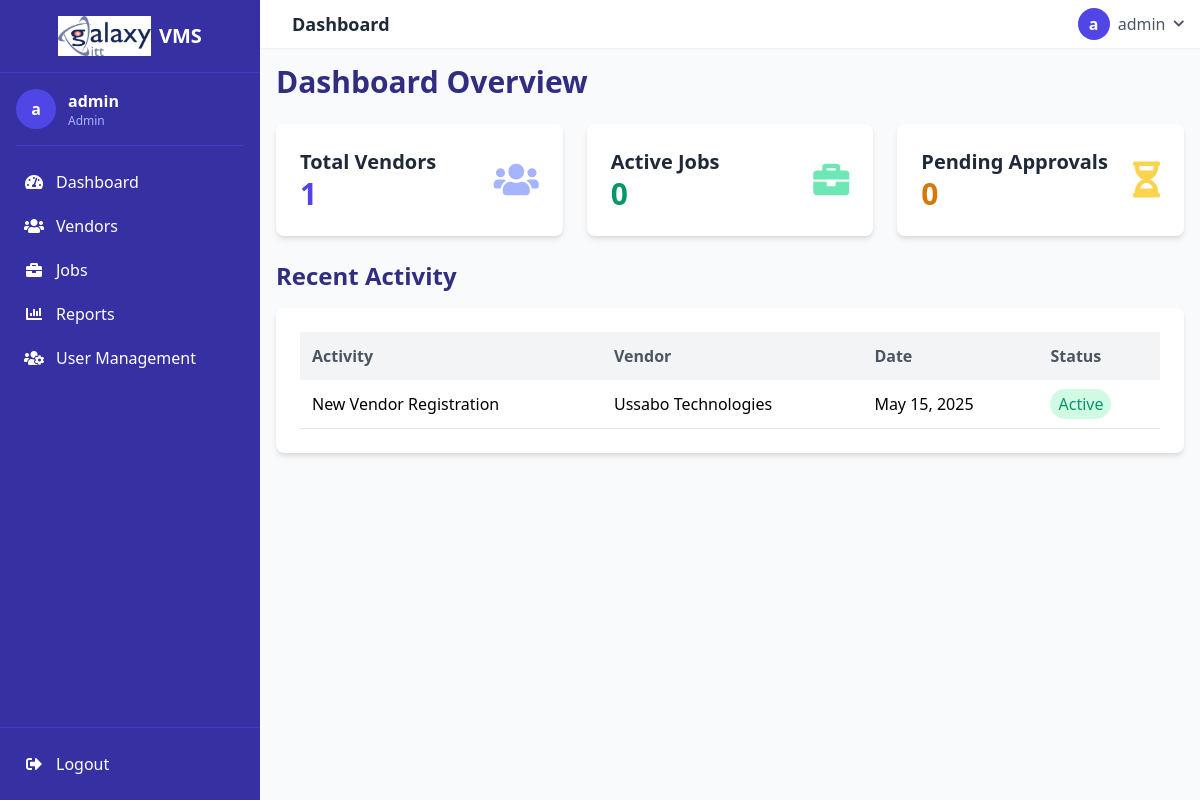
/dashboard.php (signed in), run on the app's committed database.
### tables this page shows
CREATE TABLE `vendors` (
  `id` int(11) NOT NULL,
  `company_name` varchar(255) NOT NULL,
  `contact_person` varchar(255) NOT NULL,
  `email` varchar(255) NOT NULL,
  `phone` varchar(50) NOT NULL,
  `category` varchar(255) NOT NULL,
  `tax_id` varchar(100) NOT NULL,
  `account_name` varchar(255) DEFAULT NULL,
  `account_number` varchar(100) DEFAULT NULL,
  `bank_name` varchar(255) DEFAULT NULL,
  `certifications_path` varchar(255) DEFAULT NULL,
  `status` enum('active','pending','inactive') DEFAULT 'pending',
  `created_by` int(11) NOT NULL,
  `created_at` timestamp NOT NULL DEFAULT current_timestamp(),
  `updated_at` timestamp NOT NULL DEFAULT current_timestamp() ON UPDATE current_timestamp(),
  `country` varchar(50) DEFAULT NULL,
  `state` varchar(50) DEFAULT NULL,
  `city` varchar(50) DEFAULT NULL,
  `address` text DEFAULT NULL
);

### functions/database.php (called while the page is built, shortened)
<?php
class Database {
    private $connection;
    public function __construct() {
        $this->connection = new mysqli(DB_HOST, DB_USER, DB_PASS, DB_NAME);
    }
    public function query($sql) {
        return $this->connection->query($sql);
    }
}
function db() {
    static $db = null;
    if ($db === null) {
        $db = new Database();
    }
    return $db;
}

### dashboard.php (the view, shortened to what this page needs)
<?php
require_once __DIR__ . '/functions/database.php';
$db = db();
$totalVendors = $db->query("SELECT COUNT(*) as count FROM vendors")->fetch_assoc()['count'];
$activeJobs = $db->query("SELECT COUNT(*) as count FROM jobs WHERE status IN ('pending', 'in_progress')")->fetch_assoc()['count'];
$pendingApprovals = $db->query("SELECT COUNT(*) as count FROM vendors WHERE status = 'pending'")->fetch_assoc()['count'];
$recentActivity = [];
$vendorsActivity = $db->query("SELECT company_name, status, created_at FROM vendors ORDER BY created_at DESC LIMIT 5");
while ($row = $vendorsActivity->fetch_assoc()) {
    $recentActivity[] = [
        'activity' => 'New Vendor Registration',
        'name' => $row['company_name'],
        'date' => date('M d, Y', strtotime($row['created_at'])),
        'status' => $row['status']
    ];
}
usort($recentActivity, function($a, $b) {
    return strtotime($b['date']) - strtotime($a['date']);
});
$recentActivity = array_slice($recentActivity, 0, 5);
?>
<div class="mb-6">
    <h1 class="text-3xl font-bold text-indigo-900">Dashboard Overview</h1>
</div>
<div class="grid grid-cols-1 md:grid-cols-3 gap-6 mb-6">
    <div class="bg-white p-6 rounded-lg shadow-md">
        <div class="flex justify-between items-center">
            <div>
                <h3 class="text-xl font-semibold text-gray-800">Total Vendors</h3>
                <p class="text-3xl font-bold text-indigo-600">
                    <?= $totalVendors ?>
                </p>
            </div>
            <i class="fas fa-users text-4xl text-indigo-300"></i>
        </div>
    </div>
    <div class="bg-white p-6 rounded-lg shadow-md">
        <div class="flex justify-between items-center">
            <div>
                <h3 class="text-xl font-semibold text-gray-800">Active Jobs</h3>
                <p class="text-3xl font-bold text-green-600">
                    <?= $activeJobs ?>
                </p>
            </div>
            <i class="fas fa-briefcase text-4xl text-green-300"></i>
        </div>
    </div>
    <div class="bg-white p-6 rounded-lg shadow-md">
        <div class="flex justify-between items-center">
            <div>
                <h3 class="text-xl font-semibold text-gray-800">Pending Approvals</h3>
                <p class="text-3xl font-bold text-yellow-600">
                    <?= $pendingApprovals ?>
                </p>
            </div>
            <i class="fas fa-hourglass-half text-4xl text-yellow-300"></i>
        </div>
    </div>
</div>
<div class="mt-6">
    <h2 class="text-2xl font-bold text-indigo-900 mb-4">Recent Activity</h2>
    <div class="bg-white p-6 rounded-lg shadow-md overflow-x-auto">
        <table class="w-full">
            <thead>
                <tr class="bg-gray-100 text-gray-600">
                    <th class="p-3 text-left">Activity</th>
                    <th class="p-3 text-left">Vendor</th>
                    <th class="p-3 text-left">Date</th>
                    <th class="p-3 text-left">Status</th>
                </tr>
            </thead>
            <tbody>
                <?php foreach ($recentActivity as $activity): ?>
                <tr class="border-b">
                    <td class="p-3">
                        <?= htmlspecialchars($activity['activity']) ?>
                    </td>
                    <td class="p-3">
                        <?= htmlspecialchars($activity['name']) ?>
                    </td>
                    <td class="p-3">
                        <?= htmlspecialchars($activity['date']) ?>
                    </td>
                    <td class="p-3">
                        <span
                            class="px-2 py-1 rounded-full
                            <?= $activity['status'] === 'active' || $activity['status'] === 'completed' ? 'bg-green-100 text-green-600' : '' ?>
                            <?= $activity['status'] === 'pending' || $activity['status'] === 'in_progress' ? 'bg-yellow-100 text-yellow-600' : '' ?>
                            <?= $activity['status'] === 'inactive' || $activity['status'] === 'cancelled' ? 'bg-red-100 text-red-600' : '' ?>">
                            <?= ucfirst(str_replace('_', ' ', $activity['status'])) ?>
                        </span>
                    </td>
                </tr>
                <?php endforeach; ?>
            </tbody>
        </table>
    </div>
</div>
<?php
include __DIR__ . '/includes/header.php';
?>

### data on the page
vendors: activity "New Vendor Registration", company_name "Ussabo Technologies", date "May 15, 2025", status "Active"

### other printed values
substr($_SESSION['username'] ?? 'U', 0, 1) "a"
$_SESSION['username'] "admin"
$_SESSION['role'] "Admin"
$pageTitle "Dashboard"
$totalVendors "1"
$activeJobs "0"
$pendingApprovals "0"
